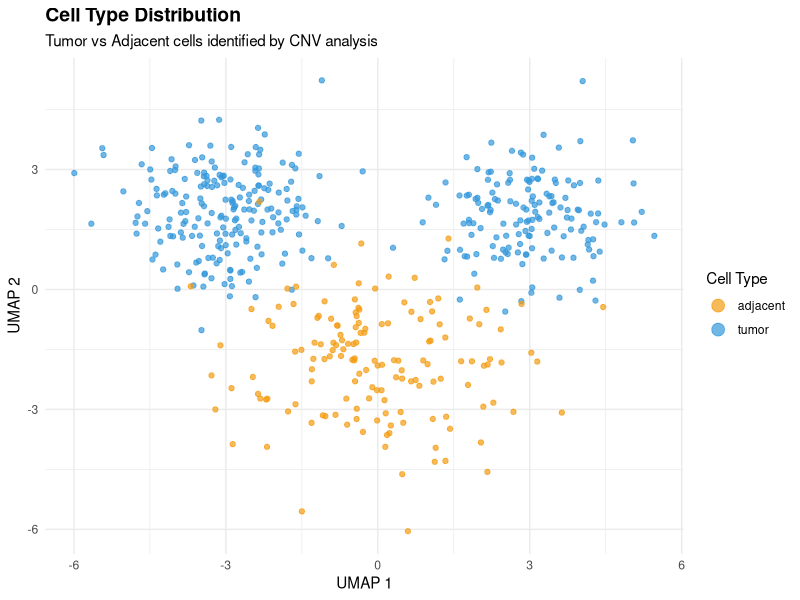
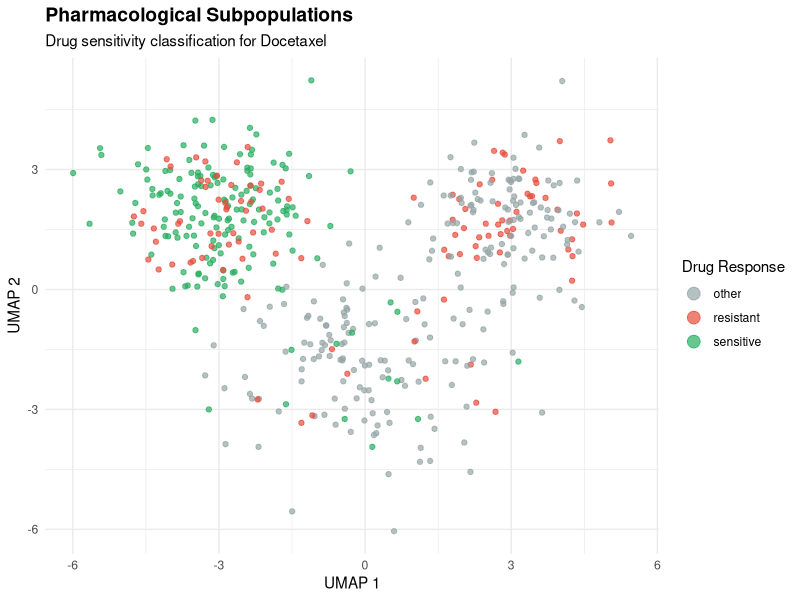
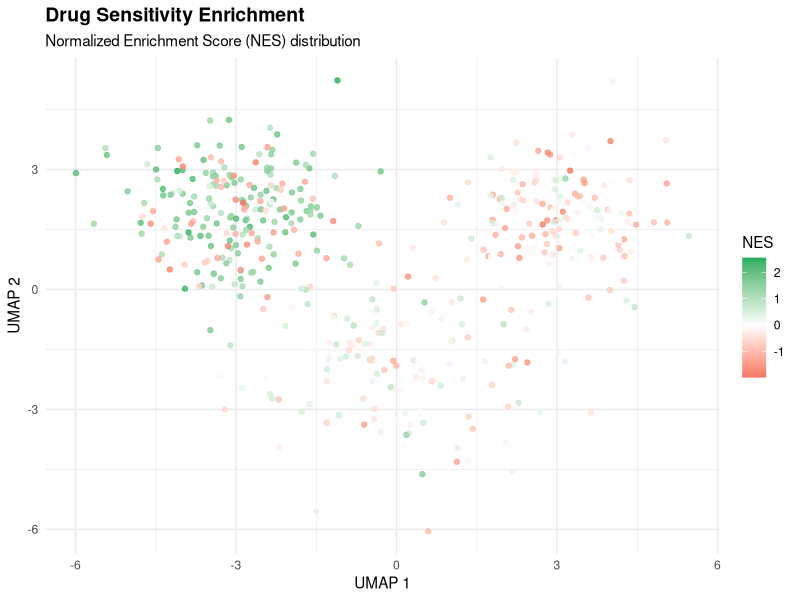
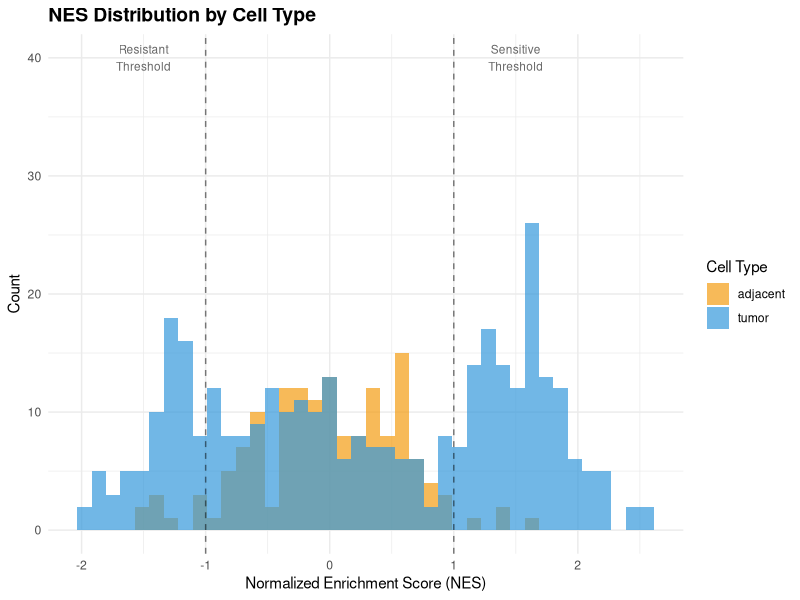
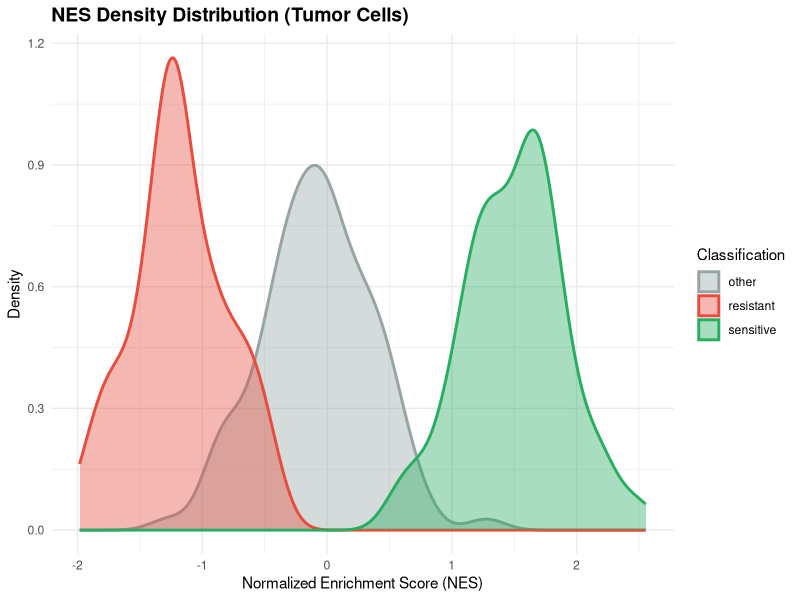
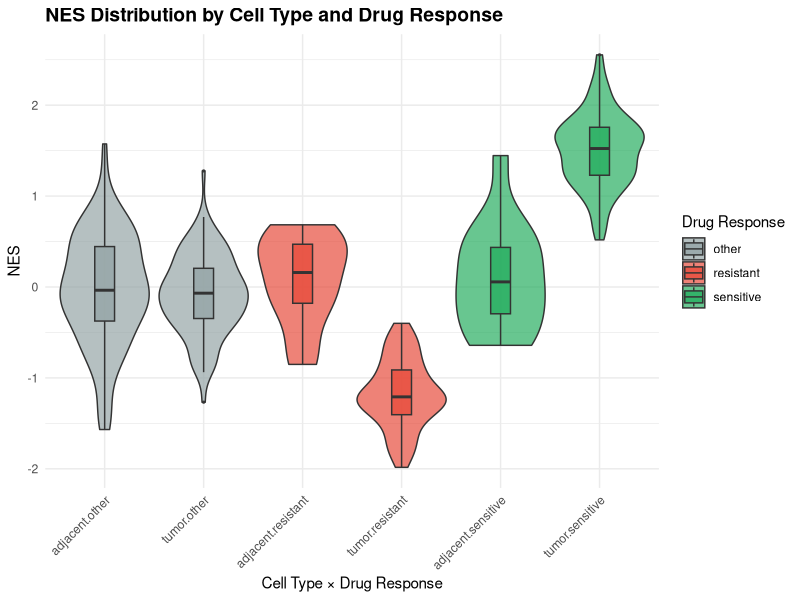
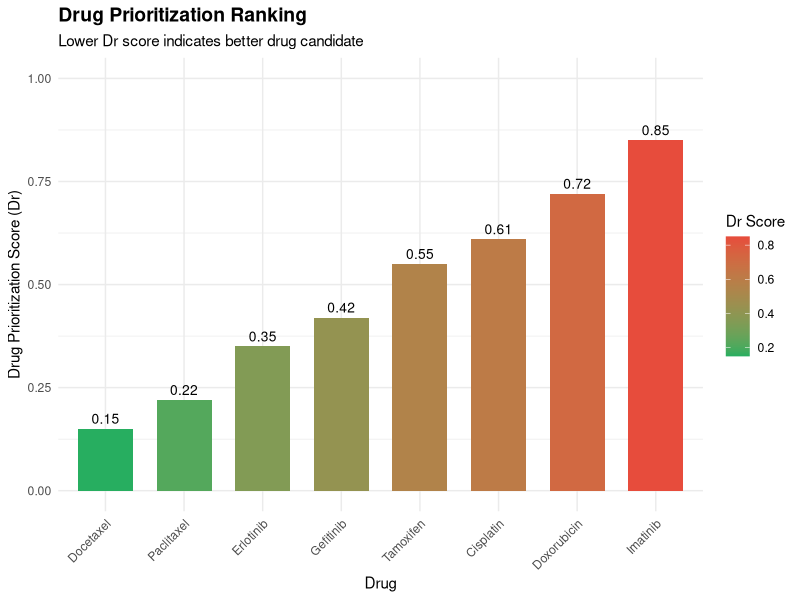
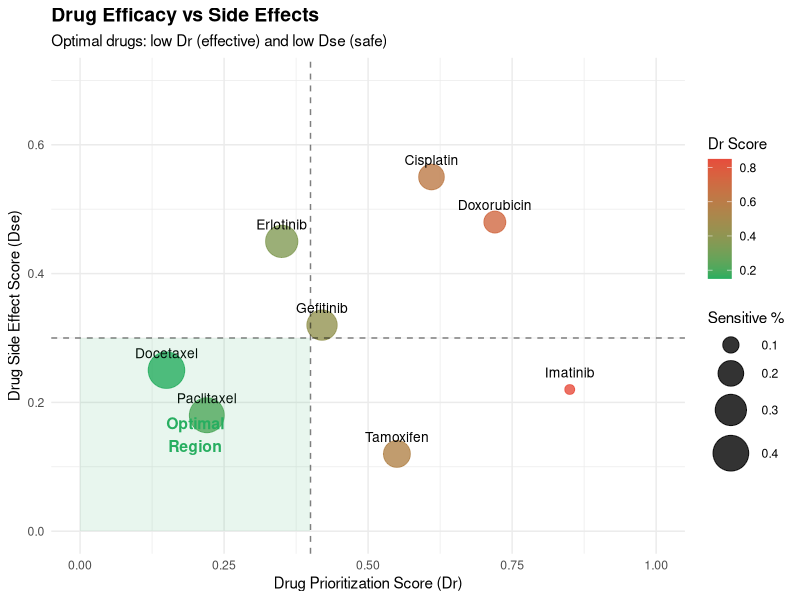

The R source for these figures, in order:
## ---- chunk 1
knitr::opts_chunk$set(
  collapse = TRUE,
  comment = "#>",
  fig.width = 8,
  fig.height = 6,
  warning = FALSE,
  message = FALSE,
  dpi = 150
)
## ---- chunk 2
library(ggplot2)
library(dplyr)
library(tidyr)
library(patchwork)

# Define color palette
scpharm_colors <- list(
  sensitive = "#27ae60",
  resistant = "#e74c3c",
  other = "#95a5a6",
  tumor = "#3498db",
  adjacent = "#f39c12"
)
## ---- chunk 3
set.seed(42)
n_cells <- 500

# Simulate UMAP coordinates
umap_data <- data.frame(
  UMAP1 = c(rnorm(200, -3, 1), rnorm(150, 3, 1), rnorm(150, 0, 1.5)),
  UMAP2 = c(rnorm(200, 2, 1), rnorm(150, 2, 1), rnorm(150, -2, 1.2)),
  cell_label = c(rep("tumor", 350), rep("adjacent", 150)),
  drug_label = c(
    rep("sensitive", 150), rep("resistant", 100), rep("other", 100),
    sample(c("sensitive", "resistant", "other"), 150, 
           replace = TRUE, prob = c(0.1, 0.1, 0.8))
  ),
  NES = c(
    rnorm(150, 1.5, 0.4),   # Sensitive tumor
    rnorm(100, -1.2, 0.4),  # Resistant tumor
    rnorm(100, 0, 0.5),     # Other tumor
    rnorm(150, 0, 0.6)      # Adjacent
  ),
  cell_id = paste0("Cell_", 1:n_cells)
)

# Drug ranking data
drug_ranking <- data.frame(
  DRUG_NAME = c("Docetaxel", "Paclitaxel", "Erlotinib", "Gefitinib", 
                "Tamoxifen", "Cisplatin", "Doxorubicin", "Imatinib"),
  Dr = c(0.15, 0.22, 0.35, 0.42, 0.55, 0.61, 0.72, 0.85),
  Dse = c(0.25, 0.18, 0.45, 0.32, 0.12, 0.55, 0.48, 0.22),
  sensitive_pct = c(0.42, 0.38, 0.32, 0.28, 0.22, 0.20, 0.15, 0.08)
)
## ---- chunk 4
ggplot(umap_data, aes(x = UMAP1, y = UMAP2, color = cell_label)) +
  geom_point(size = 1.5, alpha = 0.7) +
  scale_color_manual(
    values = c("tumor" = scpharm_colors$tumor, 
               "adjacent" = scpharm_colors$adjacent),
    name = "Cell Type"
  ) +
  labs(
    title = "Cell Type Distribution",
    subtitle = "Tumor vs Adjacent cells identified by CNV analysis",
    x = "UMAP 1", y = "UMAP 2"
  ) +
  theme_minimal() +
  theme(
    plot.title = element_text(face = "bold", size = 14),
    legend.position = "right"
  ) +
  guides(color = guide_legend(override.aes = list(size = 4)))
## ---- chunk 5
ggplot(umap_data, aes(x = UMAP1, y = UMAP2, color = drug_label)) +
  geom_point(size = 1.5, alpha = 0.7) +
  scale_color_manual(
    values = c("sensitive" = scpharm_colors$sensitive,
               "resistant" = scpharm_colors$resistant,
               "other" = scpharm_colors$other),
    name = "Drug Response"
  ) +
  labs(
    title = "Pharmacological Subpopulations",
    subtitle = "Drug sensitivity classification for Docetaxel",
    x = "UMAP 1", y = "UMAP 2"
  ) +
  theme_minimal() +
  theme(
    plot.title = element_text(face = "bold", size = 14),
    legend.position = "right"
  ) +
  guides(color = guide_legend(override.aes = list(size = 4)))
## ---- chunk 6
ggplot(umap_data, aes(x = UMAP1, y = UMAP2, color = NES)) +
  geom_point(size = 1.5, alpha = 0.8) +
  scale_color_gradient2(
    low = scpharm_colors$resistant,
    mid = "white",
    high = scpharm_colors$sensitive,
    midpoint = 0,
    name = "NES"
  ) +
  labs(
    title = "Drug Sensitivity Enrichment",
    subtitle = "Normalized Enrichment Score (NES) distribution",
    x = "UMAP 1", y = "UMAP 2"
  ) +
  theme_minimal() +
  theme(
    plot.title = element_text(face = "bold", size = 14),
    legend.position = "right"
  )
## ---- chunk 7
ggplot(umap_data, aes(x = NES, fill = cell_label)) +
  geom_histogram(bins = 40, alpha = 0.7, position = "identity") +
  geom_vline(xintercept = c(-1, 1), linetype = "dashed", alpha = 0.5) +
  scale_fill_manual(
    values = c("tumor" = scpharm_colors$tumor, 
               "adjacent" = scpharm_colors$adjacent),
    name = "Cell Type"
  ) +
  annotate("text", x = -1.5, y = 40, label = "Resistant\nThreshold", 
           size = 3, color = "gray40") +
  annotate("text", x = 1.5, y = 40, label = "Sensitive\nThreshold", 
           size = 3, color = "gray40") +
  labs(
    title = "NES Distribution by Cell Type",
    x = "Normalized Enrichment Score (NES)",
    y = "Count"
  ) +
  theme_minimal() +
  theme(plot.title = element_text(face = "bold", size = 14))
## ---- chunk 8
tumor_data <- umap_data[umap_data$cell_label == "tumor", ]

ggplot(tumor_data, aes(x = NES, fill = drug_label, color = drug_label)) +
  geom_density(alpha = 0.4, size = 1) +
  scale_fill_manual(
    values = c("sensitive" = scpharm_colors$sensitive,
               "resistant" = scpharm_colors$resistant,
               "other" = scpharm_colors$other),
    name = "Classification"
  ) +
  scale_color_manual(
    values = c("sensitive" = scpharm_colors$sensitive,
               "resistant" = scpharm_colors$resistant,
               "other" = scpharm_colors$other),
    name = "Classification"
  ) +
  labs(
    title = "NES Density Distribution (Tumor Cells)",
    x = "Normalized Enrichment Score (NES)",
    y = "Density"
  ) +
  theme_minimal() +
  theme(plot.title = element_text(face = "bold", size = 14))
## ---- chunk 9
ggplot(umap_data, aes(x = interaction(cell_label, drug_label), 
                       y = NES, fill = drug_label)) +
  geom_violin(alpha = 0.7, scale = "width") +
  geom_boxplot(width = 0.2, outlier.size = 0.5, alpha = 0.8) +
  scale_fill_manual(
    values = c("sensitive" = scpharm_colors$sensitive,
               "resistant" = scpharm_colors$resistant,
               "other" = scpharm_colors$other),
    name = "Drug Response"
  ) +
  labs(
    title = "NES Distribution by Cell Type and Drug Response",
    x = "Cell Type × Drug Response",
    y = "NES"
  ) +
  theme_minimal() +
  theme(
    plot.title = element_text(face = "bold", size = 14),
    axis.text.x = element_text(angle = 45, hjust = 1)
  )
## ---- chunk 10
drug_ranking <- drug_ranking[order(drug_ranking$Dr), ]
drug_ranking$DRUG_NAME <- factor(drug_ranking$DRUG_NAME, 
                                  levels = drug_ranking$DRUG_NAME)

ggplot(drug_ranking, aes(x = DRUG_NAME, y = Dr, fill = Dr)) +
  geom_col(width = 0.7) +
  geom_text(aes(label = sprintf("%.2f", Dr)), 
            vjust = -0.5, size = 3.5) +
  scale_fill_gradient(low = scpharm_colors$sensitive, 
                      high = scpharm_colors$resistant,
                      name = "Dr Score") +
  labs(
    title = "Drug Prioritization Ranking",
    subtitle = "Lower Dr score indicates better drug candidate",
    x = "Drug",
    y = "Drug Prioritization Score (Dr)"
  ) +
  theme_minimal() +
  theme(
    plot.title = element_text(face = "bold", size = 14),
    axis.text.x = element_text(angle = 45, hjust = 1)
  ) +
  coord_cartesian(ylim = c(0, 1))
## ---- chunk 11
ggplot(drug_ranking, aes(x = Dr, y = Dse, label = DRUG_NAME)) +
  geom_point(aes(size = sensitive_pct, color = Dr), alpha = 0.8) +
  geom_text(vjust = -1.2, size = 3.5) +
  geom_hline(yintercept = 0.3, linetype = "dashed", alpha = 0.5) +
  geom_vline(xintercept = 0.4, linetype = "dashed", alpha = 0.5) +
  scale_color_gradient(low = scpharm_colors$sensitive, 
                       high = scpharm_colors$resistant,
                       name = "Dr Score") +
  scale_size_continuous(range = c(3, 12), name = "Sensitive %") +
  annotate("rect", xmin = 0, xmax = 0.4, ymin = 0, ymax = 0.3,
           fill = scpharm_colors$sensitive, alpha = 0.1) +
  annotate("text", x = 0.2, y = 0.15, label = "Optimal\nRegion",
           size = 4, fontface = "bold", color = scpharm_colors$sensitive) +
  labs(
    title = "Drug Efficacy vs Side Effects",
    subtitle = "Optimal drugs: low Dr (effective) and low Dse (safe)",
    x = "Drug Prioritization Score (Dr)",
    y = "Drug Side Effect Score (Dse)"
  ) +
  theme_minimal() +
  theme(
    plot.title = element_text(face = "bold", size = 14),
    legend.position = "right"
  ) +
  coord_cartesian(xlim = c(0, 1), ylim = c(0, 0.7))
## ---- chunk 12
# Calculate proportions
prop_data <- umap_data %>%
  filter(cell_label == "tumor") %>%
  count(drug_label) %>%
  mutate(pct = n / sum(n) * 100)

ggplot(prop_data, aes(x = "", y = pct, fill = drug_label)) +
  geom_col(width = 0.6) +
  geom_text(aes(label = sprintf("%.1f%%", pct)),
            position = position_stack(vjust = 0.5), 
            color = "white", fontface = "bold", size = 5) +
  scale_fill_manual(
    values = c("sensitive" = scpharm_colors$sensitive,
               "resistant" = scpharm_colors$resistant,
               "other" = scpharm_colors$other),
    name = "Drug Response"
  ) +
  labs(
    title = "Tumor Cell Composition",
    subtitle = "Proportion of cells by drug response classification",
    y = "Percentage (%)"
  ) +
  theme_minimal() +
  theme(
    plot.title = element_text(face = "bold", size = 14),
    axis.title.x = element_blank(),
    axis.text.x = element_blank()
  ) +
  coord_flip()
## ---- chunk 13
ggplot(prop_data, aes(x = "", y = pct, fill = drug_label)) +
  geom_col(width = 1) +
  coord_polar(theta = "y") +
  geom_text(aes(label = sprintf("%s\n%.1f%%", drug_label, pct)),
            position = position_stack(vjust = 0.5),
            color = "white", fontface = "bold", size = 4) +
  scale_fill_manual(
    values = c("sensitive" = scpharm_colors$sensitive,
               "resistant" = scpharm_colors$resistant,
               "other" = scpharm_colors$other)
  ) +
  labs(title = "Drug Response Distribution") +
  theme_void() +
  theme(
    plot.title = element_text(face = "bold", size = 14, hjust = 0.5),
    legend.position = "none"
  )
## ---- chunk 14
# Simulate multi-drug data
set.seed(123)
drugs <- c("Docetaxel", "Paclitaxel", "Erlotinib", "Tamoxifen", "Cisplatin")
clusters <- paste0("Cluster_", 1:8)

heatmap_data <- expand.grid(Drug = drugs, Cluster = clusters) %>%
  mutate(
    Mean_NES = rnorm(n(), 0, 0.8),
    Mean_NES = case_when(
      Drug == "Docetaxel" & Cluster %in% c("Cluster_1", "Cluster_2") ~ Mean_NES + 1.5,
      Drug == "Paclitaxel" & Cluster %in% c("Cluster_1", "Cluster_3") ~ Mean_NES + 1.2,
      Drug == "Erlotinib" & Cluster %in% c("Cluster_4", "Cluster_5") ~ Mean_NES + 1.0,
      Drug == "Cisplatin" & Cluster %in% c("Cluster_6", "Cluster_7") ~ Mean_NES - 1.0,
      TRUE ~ Mean_NES
    )
  )

ggplot(heatmap_data, aes(x = Cluster, y = Drug, fill = Mean_NES)) +
  geom_tile(color = "white", size = 0.5) +
  geom_text(aes(label = sprintf("%.1f", Mean_NES)), 
            size = 3, color = "black") +
  scale_fill_gradient2(
    low = scpharm_colors$resistant,
    mid = "white",
    high = scpharm_colors$sensitive,
    midpoint = 0,
    name = "Mean NES"
  ) +
  labs(
    title = "Drug Sensitivity Across Cell Clusters",
    subtitle = "Mean NES values per drug-cluster combination",
    x = "Cell Cluster",
    y = "Drug"
  ) +
  theme_minimal() +
  theme(
    plot.title = element_text(face = "bold", size = 14),
    axis.text.x = element_text(angle = 45, hjust = 1),
    panel.grid = element_blank()
  )
## ---- chunk 15
# Panel A: UMAP with drug response
p1 <- ggplot(umap_data, aes(x = UMAP1, y = UMAP2, color = drug_label)) +
  geom_point(size = 1, alpha = 0.7) +
  scale_color_manual(
    values = c("sensitive" = scpharm_colors$sensitive,
               "resistant" = scpharm_colors$resistant,
               "other" = scpharm_colors$other),
    name = "Response"
  ) +
  labs(title = "A. Drug Response UMAP", x = "UMAP 1", y = "UMAP 2") +
  theme_minimal() +
  theme(plot.title = element_text(face = "bold", size = 12),
        legend.position = "bottom")

# Panel B: NES distribution
p2 <- ggplot(tumor_data, aes(x = NES, fill = drug_label)) +
  geom_histogram(bins = 30, alpha = 0.7, position = "identity") +
  scale_fill_manual(
    values = c("sensitive" = scpharm_colors$sensitive,
               "resistant" = scpharm_colors$resistant,
               "other" = scpharm_colors$other),
    name = "Response"
  ) +
  labs(title = "B. NES Distribution", x = "NES", y = "Count") +
  theme_minimal() +
  theme(plot.title = element_text(face = "bold", size = 12),
        legend.position = "bottom")

# Panel C: Drug ranking
p3 <- ggplot(drug_ranking, aes(x = DRUG_NAME, y = Dr, fill = Dr)) +
  geom_col(width = 0.7) +
  scale_fill_gradient(low = scpharm_colors$sensitive, 
                      high = scpharm_colors$resistant,
                      guide = "none") +
  labs(title = "C. Drug Ranking", x = "Drug", y = "Dr Score") +
  theme_minimal() +
  theme(plot.title = element_text(face = "bold", size = 12),
        axis.text.x = element_text(angle = 45, hjust = 1))

# Panel D: Cell proportions
p4 <- ggplot(prop_data, aes(x = "", y = pct, fill = drug_label)) +
  geom_col(width = 1) +
  coord_polar(theta = "y") +
  scale_fill_manual(
    values = c("sensitive" = scpharm_colors$sensitive,
               "resistant" = scpharm_colors$resistant,
               "other" = scpharm_colors$other),
    name = "Response"
  ) +
  labs(title = "D. Cell Proportions") +
  theme_void() +
  theme(plot.title = element_text(face = "bold", size = 12, hjust = 0.5),
        legend.position = "bottom")

# Combine panels
(p1 | p2) / (p3 | p4) +
  plot_annotation(
    title = "scPharm Analysis Summary",
    subtitle = "Comprehensive visualization of pharmacological heterogeneity",
    theme = theme(
      plot.title = element_text(face = "bold", size = 16),
      plot.subtitle = element_text(size = 12, color = "gray40")
    )
  )
## ---- chunk 16
sessionInfo()
